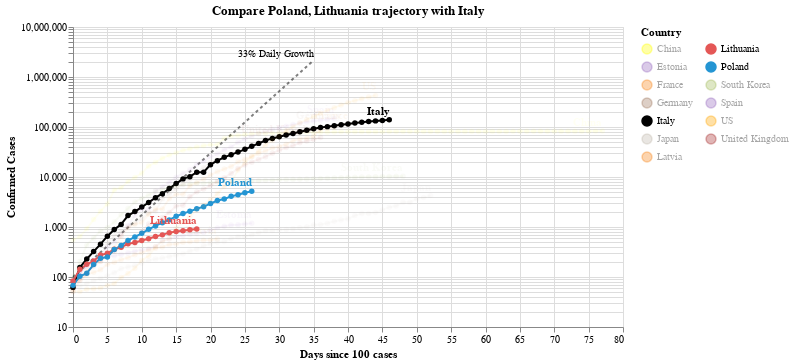

The notebook cell saved with this chart:
### Code cell
#hide_input
chart2 = make_since_chart(['Poland', 'Lithuania'])
chart2

### Figure 1 — Vega-Lite specification as saved in the notebook (floating-point values rounded to 4 significant figures; data arrays with more than 128 entries replaced by an {"elided": "..."} marker saying what was removed)
{"config": {"view": {"continuousWidth": 400, "continuousHeight": 300}}, "layer": [{"mark": {"type": "line", "color": "black", "opacity": 0.5, "strokeDash": [3, 3]}, "encoding": {"x": {"type": "quantitative", "field": "Days since 100 cases"}, "y": {"type": "quantitative", "field": "Confirmed Cases"}}}, {"mark": {"type": "text", "align": "right", "dy": -6, "fontSize": 10, "text": "33% Daily Growth"}, "encoding": {"x": {"type": "quantitative", "field": "Days since 100 cases"}, "y": {"type": "quantitative", "field": "Confirmed Cases"}}, "transform": [{"filter": "(datum['Days since 100 cases'] >= 35)"}]}, {"data": {"name": "data-67cf6be74bb64a5f98c5bb0fa9af9557"}, "mark": {"type": "line", "point": true}, "encoding": {"color": {"type": "nominal", "field": "Country", "legend": {"columns": 2}, "scale": {"domain": ["China", "Estonia", "France", "Germany", "Italy", "Japan", "Latvia", "Lithuania", "Poland", "South Korea", "Spain", "US", "United Kingdom"], "range": ["yellow", "#9467bd", "#F58518", "#9D755D", "black", "#C1B7AD", "#F58518", "#E45756", "#2495D3", "#A1BA59", "#9467bd", "orange", "brown"]}}, "opacity": {"condition": {"value": 1, "selection": "selector004"}, "value": 0.05}, "tooltip": [{"type": "nominal", "field": "Country"}, {"type": "temporal", "field": "Date"}, {"type": "quantitative", "field": "Confirmed Cases"}, {"type": "quantitative", "field": "Days since 100 cases"}], "x": {"type": "quantitative", "field": "Days since 100 cases"}, "y": {"type": "quantitative", "field": "Confirmed Cases", "scale": {"type": "log"}}}, "selection": {"selector004": {"type": "multi", "fields": ["Country"], "bind": "legend", "init": [{"Country": "Poland"}, {"Country": "Lithuania"}, {"Country": "Italy"}]}}, "width": 550}, {"data": {"name": "data-67cf6be74bb64a5f98c5bb0fa9af9557"}, "mark": {"type": "text", "align": "right", "dy": -8, "fontWeight": "bold"}, "encoding": {"color": {"type": "nominal", "field": "Country", "legend": {"columns": 2}, "scale": {"domain": ["China", "Estonia", "France", "Germany", "Italy", "Japan", "Latvia", "Lithuania", "Poland", "South Korea", "Spain", "US", "United Kingdom"], "range": ["yellow", "#9467bd", "#F58518", "#9D755D", "black", "#C1B7AD", "#F58518", "#E45756", "#2495D3", "#A1BA59", "#9467bd", "orange", "brown"]}}, "opacity": {"condition": {"value": 1, "selection": "selector004"}, "value": 0.05}, "text": {"type": "nominal", "field": "Country"}, "tooltip": [{"type": "nominal", "field": "Country"}, {"type": "temporal", "field": "Date"}, {"type": "quantitative", "field": "Confirmed Cases"}, {"type": "quantitative", "field": "Days since 100 cases"}], "x": {"type": "quantitative", "field": "Days since 100 cases"}, "y": {"type": "quantitative", "field": "Confirmed Cases", "scale": {"type": "log"}}}, "transform": [{"filter": "(datum['Date'] >= 1586304000000)"}], "width": 550}], "data": {"name": "data-c1a3bbf4dd040f2e7e8e7a69520e3c2a"}, "title": "Compare Poland, Lithuania trajectory with Italy", "$schema": "https://vega.github.io/schema/vega-lite/v4.0.2.json", "datasets": {"data-c1a3bbf4dd040f2e7e8e7a69520e3c2a": [{"Days since 100 cases": 0, "Confirmed Cases": 100.0}, {"Days since 100 cases": 1, "Confirmed Cases": 133.0}, {"Days since 100 cases": 2, "Confirmed Cases": 176.9}, {"Days since 100 cases": 3, "Confirmed Cases": 235.3}, {"Days since 100 cases": 4, "Confirmed Cases": 312.9}, {"Days since 100 cases": 5, "Confirmed Cases": 416.2}, {"Days since 100 cases": 6, "Confirmed Cases": 553.5}, {"Days since 100 cases": 7, "Confirmed Cases": 736.1}, {"Days since 100 cases": 8, "Confirmed Cases": 979.1}, {"Days since 100 cases": 9, "Confirmed Cases": 1302.0}, {"Days since 100 cases": 10, "Confirmed Cases": 1732.0}, {"Days since 100 cases": 11, "Confirmed Cases": 2303.0}, {"Days since 100 cases": 12, "Confirmed Cases": 3064.0}, {"Days since 100 cases": 13, "Confirmed Cases": 4074.0}, {"Days since 100 cases": 14, "Confirmed Cases": 5419.0}, {"Days since 100 cases": 15, "Confirmed Cases": 7207.0}, {"Days since 100 cases": 16, "Confirmed Cases": 9586.0}, {"Days since 100 cases": 17, "Confirmed Cases": 12750.0}, {"Days since 100 cases": 18, "Confirmed Cases": 16960.0}, {"Days since 100 cases": 19, "Confirmed Cases": 22550.0}, {"Days since 100 cases": 20, "Confirmed Cases": 29990.0}, {"Days since 100 cases": 21, "Confirmed Cases": 39890.0}, {"Days since 100 cases": 22, "Confirmed Cases": 53060.0}, {"Days since 100 cases": 23, "Confirmed Cases": 70560.0}, {"Days since 100 cases": 24, "Confirmed Cases": 93850.0}, {"Days since 100 cases": 25, "Confirmed Cases": 124800.0}, {"Days since 100 cases": 26, "Confirmed Cases": 166000.0}, {"Days since 100 cases": 27, "Confirmed Cases": 220800.0}, {"Days since 100 cases": 28, "Confirmed Cases": 293700.0}, {"Days since 100 cases": 29, "Confirmed Cases": 390600.0}, {"Days since 100 cases": 30, "Confirmed Cases": 519500.0}, {"Days since 100 cases": 31, "Confirmed Cases": 690900.0}, {"Days since 100 cases": 32, "Confirmed Cases": 918900.0}, {"Days since 100 cases": 33, "Confirmed Cases": 1222000.0}, {"Days since 100 cases": 34, "Confirmed Cases": 1625000.0}, {"Days since 100 cases": 35, "Confirmed Cases": 2162000.0}], "data-67cf6be74bb64a5f98c5bb0fa9af9557": {"elided": "524 records"}}}
